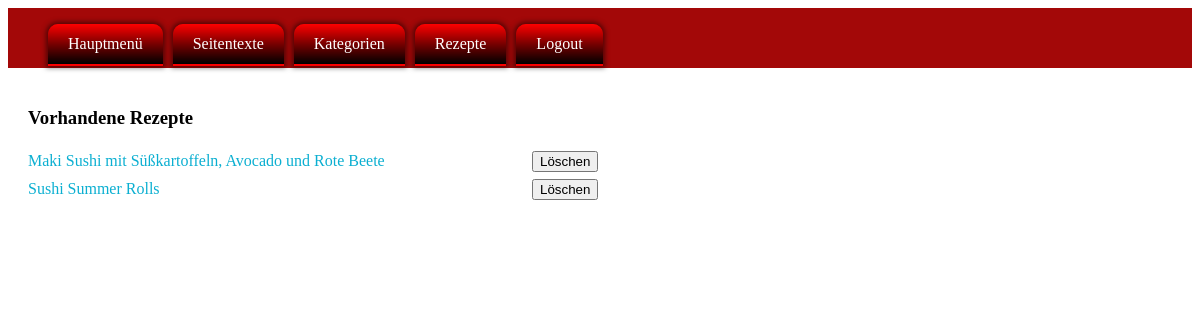
/admin/kill_rezept.php (signed in), run on the app's committed database.
### tables this page shows
CREATE TABLE `rezepte` (
  `rid` int(10) UNSIGNED NOT NULL,
  `sid` int(10) UNSIGNED NOT NULL,
  `lid` int(10) UNSIGNED NOT NULL,
  `eid` int(10) UNSIGNED NOT NULL,
  `aid` int(10) UNSIGNED NOT NULL,
  `personen` int(2) NOT NULL,
  `rezeptname` varchar(100) NOT NULL,
  `beschreibung` text NOT NULL
);

### admin/kill_rezept.php (the view, shortened to what this page needs)
<?PHP
$db = new mysqli(HOST,USER,PASS,DBANK);
?>
<!doctype html>
<html>
<head>
</head>
<body>
    <main>
      <article class="links" style="width: 600px;">
            <section>
            <h1>Vorhandene Rezepte</h1>
            <?PHP
            $sql = "select * from rezepte";
            $eintrag = $db->query($sql);
            if($eintrag->num_rows){
                while($zeile = $eintrag->fetch_assoc()){
                    echo('<form method="post" action="'.$_SERVER['PHP_SELF'].'" enctype="multipart/form-data" accept-charset="UTF-8">'."\n");
                    echo("<span class='breite' style='width: 500px;'>".$zeile['rezeptname']."</span>\n");
                    echo('<input type="submit" name="kill" value="Löschen">'."\n");
                    echo("</form>\n");
                }
            }else{
                echo("<p>Leider noch kein Rezept vorhanden.</p>\n");
            }
            ?>
            </section>
        </article>
    </main>
</body>
</html>

### admin/css/standart.css (style rules this page uses)
h1 { color: black; }
.links { float: left; width: 300px; padding: 20px; color: rgba(11, 175, 209, 1.00); }
.breite { display: inline-block; width: 200px; padding: 5px 0px; }

### data on the page
rezepte: rezeptname "Maki Sushi mit Süßkartoffeln, Avocado und Rote Beete"
rezepte: rezeptname "Sushi Summer Rolls"
